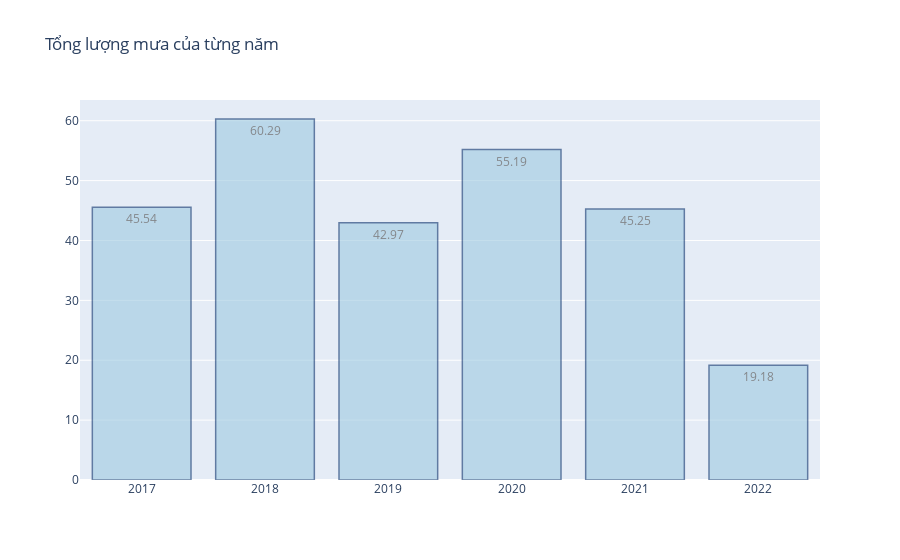

Write notebook code for a chart like this one.
### Markdown cell above
Lượng mưa

### Code cell
fig = go.Figure()
fig.add_trace(go.Bar(x = yearly.index.year, y=yearly.prcp, text = yearly.prcp, textposition='auto'))
fig.update_traces(marker_color='rgb(158,202,225)', marker_line_color='rgb(8,48,107)',
                  marker_line_width=1.5, opacity=0.6)
fig.update_layout(title_text=f'Tổng lượng mưa của từng năm')
fig.show()

### Figure 1 — Plotly figure (JSON) as saved in the notebook; plotly's stock layout.template omitted (floating-point values rounded to 4 significant figures)
{"data": [{"marker": {"color": "rgb(158,202,225)", "line": {"color": "rgb(8,48,107)", "width": 1.5}}, "opacity": 0.6, "text": [45.54, 60.29, 42.97, 55.19, 45.25, 19.18], "textposition": "auto", "type": "bar", "x": [2017, 2018, 2019, 2020, 2021, 2022], "y": [45.54, 60.29, 42.97, 55.19, 45.25, 19.18]}], "layout": {"title": {"text": "Tổng lượng mưa của từng năm"}}}
